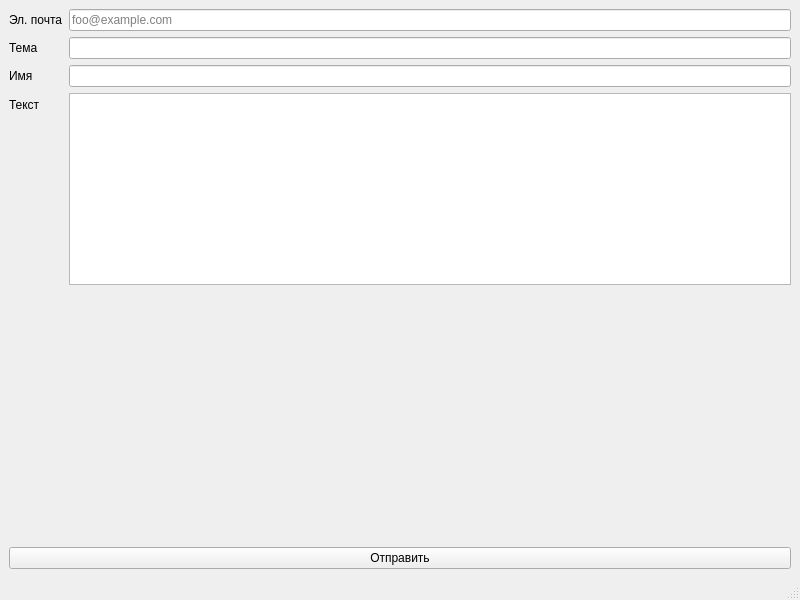
<?xml version="1.0" encoding="UTF-8"?>
<ui version="4.0">
 <class>MainWindow</class>
 <widget class="QMainWindow" name="MainWindow">
  <property name="geometry">
   <rect>
    <x>0</x>
    <y>0</y>
    <width>800</width>
    <height>600</height>
   </rect>
  </property>
  <property name="windowTitle">
   <string>MainWindow</string>
  </property>
  <widget class="QWidget" name="centralwidget">
   <layout class="QVBoxLayout" name="verticalLayout">
    <item>
     <layout class="QFormLayout" name="formLayout">
      <item row="0" column="0">
       <widget class="QLabel" name="label">
        <property name="text">
         <string>Эл. почта</string>
        </property>
       </widget>
      </item>
      <item row="0" column="1">
       <widget class="QLineEdit" name="emailInputField">
        <property name="placeholderText">
         <string>foo@example.com</string>
        </property>
       </widget>
      </item>
      <item row="1" column="0">
       <widget class="QLabel" name="label_3">
        <property name="text">
         <string>Тема</string>
        </property>
       </widget>
      </item>
      <item row="1" column="1">
       <widget class="QLineEdit" name="titleInputField"/>
      </item>
      <item row="2" column="0">
       <widget class="QLabel" name="label_2">
        <property name="text">
         <string>Имя</string>
        </property>
       </widget>
      </item>
      <item row="2" column="1">
       <widget class="QLineEdit" name="nameInputField"/>
      </item>
      <item row="3" column="0">
       <widget class="QLabel" name="label_4">
        <property name="text">
         <string>Текст</string>
        </property>
       </widget>
      </item>
      <item row="3" column="1">
       <widget class="QTextEdit" name="bodyInputField">
        <property name="tabChangesFocus">
         <bool>true</bool>
        </property>
       </widget>
      </item>
     </layout>
    </item>
    <item>
     <spacer name="verticalSpacer">
      <property name="orientation">
       <enum>Qt::Vertical</enum>
      </property>
      <property name="sizeHint" stdset="0">
       <size>
        <width>20</width>
        <height>40</height>
       </size>
      </property>
     </spacer>
    </item>
    <item>
     <widget class="QPushButton" name="acceptButton">
      <property name="text">
       <string>Отправить</string>
      </property>
     </widget>
    </item>
    <item>
     <layout class="QHBoxLayout" name="horizontalLayout"/>
    </item>
   </layout>
  </widget>
  <widget class="QMenuBar" name="menubar">
   <property name="geometry">
    <rect>
     <x>0</x>
     <y>0</y>
     <width>800</width>
     <height>26</height>
    </rect>
   </property>
  </widget>
  <widget class="QStatusBar" name="statusbar"/>
 </widget>
 <resources/>
 <connections/>
</ui>
